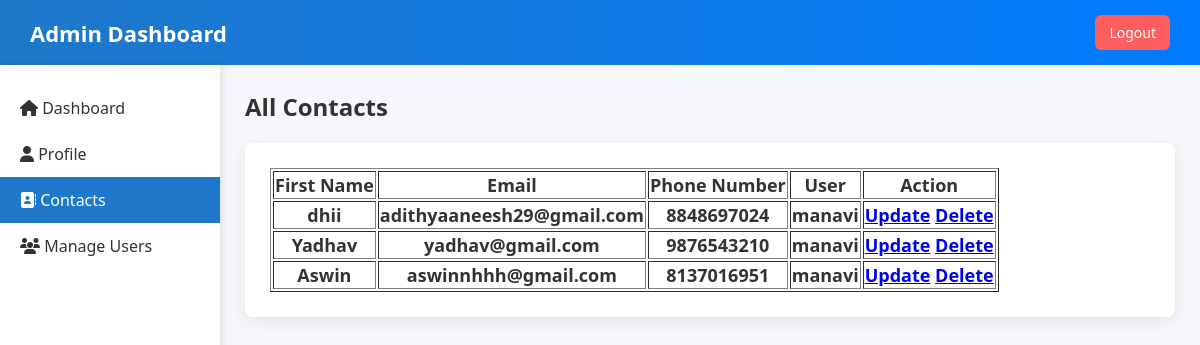
The page /admincontacts/ (signed in) on the database as committed earlier.
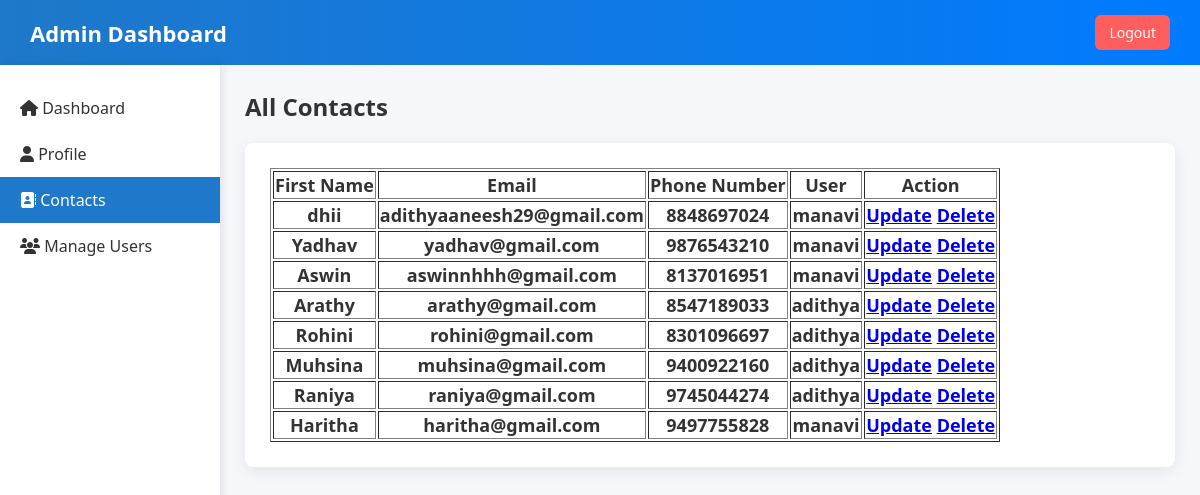
The same page on the database as committed later.
### contact_app/models.py (models this page shows, shortened)
class Contact(models.Model):
    user = models.ForeignKey(User, on_delete=models.CASCADE, null=True, blank=True)
    firstname = models.CharField(max_length=20,default='DefaultName')
    email = models.EmailField(max_length=50, blank=True, null=True)
    phonenumber = models.CharField(max_length=20,  blank=True, null=True)
    ROLE_CHOICES = [
        ("user", 'User'),
    ]
    role = models.CharField(max_length=10, choices=ROLE_CHOICES, default='user')

### contact_app/views.py (the view)
# urls.py: path('admincontacts/', views.admin_contact, name='admincontacts'),
@login_required
def admin_contact(request):
    contacts = Contact.objects.filter(user__is_superuser=False)
    return render(request,'admin_contacts.html',{'contacts':contacts})

### contact_app/templates/admin_contacts.html (shortened to what this page needs)
<!DOCTYPE html>
<html lang="en">
<head>
<link rel="stylesheet" href="https://cdnjs.cloudflare.com/ajax/libs/font-awesome/6.4.2/css/all.min.css">
</head>
<body>
<div class="navbar">
    <h1>Admin Dashboard</h1>
    <a href="{% url 'logout' %}" class="logout" onclick="return confirmLogout()">Logout</a>
</div>
<div class="layout">
    <div class="sidebar">
         <a href="{% url 'admindashboard' %}"><i class="fa-solid fa-home"></i> Dashboard</a>
        <a href="{% url 'adminprofile' %}"><i class="fa-solid fa-user"></i> Profile</a>
        <a href="{% url 'admincontacts' %}" class="active"><i class="fa-solid fa-address-book"></i> Contacts</a>
        <a href="{% url 'adminusers' %}"><i class="fa-solid fa-users"></i> Manage Users</a>
    </div>
    <div class="content">
        <h2>All Contacts</h2>
        <div class="content-cards">
            <div class="card users">
                <table border="1px">
                    <thead>
                        <tr>
                            <th>First Name</th>
                            <th>Email</th>
                            <th>Phone Number</th>
                            <th> User</th>
                            <th>Action</th>
                        </tr>
                    </thead>
                    <tbody>
                        {% for contact in contacts %}
                        <tr>
                            <td>{{ contact.firstname }}</td>
                            <td>{{ contact.email }}</td>
                            <td>{{ contact.phonenumber }}</td>
                            <td>{{ contact.user.username }}</td>
                            <td>
                                <span><a href="{% url 'edit' contact.id %}">Update</a></span>
                                <span><a href="{% url 'delete' contact.id %}">Delete</a></span>
                            </td>
                        </tr>
                        {% endfor %}
                    </tbody>
                </table>
            </div>
    </div>
</div>
</body>
</html>

### contact_app/templates/admin_contacts.html (style rules this page uses)
:root { --primary-blue: #007BFF; --secondary-green: #28A745; --secondary-orange: #FD7E14; --secondary-red: #DC3545; --light-bg: #F5F7FA; --card-shadow: 0 4px 15px rgba(0,0,0,0.08); }
* { box-sizing: border-box; }
body { margin: 0; font-family: 'Segoe UI', Tahoma, Geneva, Verdana, sans-serif; background: var(--light-bg); }
.navbar { background: linear-gradient(90deg, #1F78C9, var(--primary-blue)); color: white; padding: 15px 30px; display: flex; justify-content: space-between; align-items: center; }
.navbar h1 { font-size: 22px; margin: 0; }
.navbar .logout { background: #FF5E5E; padding: 8px 14px; border-radius: 6px; text-decoration: none; color: white; font-size: 14px; transition: 0.3s; }
.layout { display: flex; min-height: calc(100vh - 60px); }
.sidebar { width: 220px; background: #fff; min-height: 100vh; box-shadow: 2px 0 8px rgba(0,0,0,0.1); padding-top: 20px; }
.sidebar a { display: block; padding: 12px 20px; text-decoration: none; color: #333; font-weight: 500; transition: 0.3s; }
.sidebar a:hover, .sidebar a.active { background: #1F78C9; color: white; }
.content { flex: 1; padding: 25px; }
.content h2 { margin-top: 0; color: #333; margin-bottom: 20px; }
.content-cards { display: flex; gap: 20px; flex-wrap: wrap; }
.card { flex: 1 1 200px; background: #fff; padding: 25px; border-radius: 8px; box-shadow: var(--card-shadow); text-align: center; font-size: 18px; font-weight: 600; color: #333; min-width: 200px; position: relative; }

Rows that differ between the two databases and show on the page:
added Contact: firstname "Arathy", email "arathy@gmail.com", phonenumber "8547189033", user.username "adithya"
added Contact: firstname "Rohini", email "rohini@gmail.com", phonenumber "8301096697", user.username "adithya"
added Contact: firstname "Muhsina", email "muhsina@gmail.com", phonenumber "9400922160", user.username "adithya"
added Contact: firstname "Raniya", email "raniya@gmail.com", phonenumber "9745044274", user.username "adithya"
added Contact: firstname "Haritha", email "haritha@gmail.com", phonenumber "9497755828", user.username "manavi"
